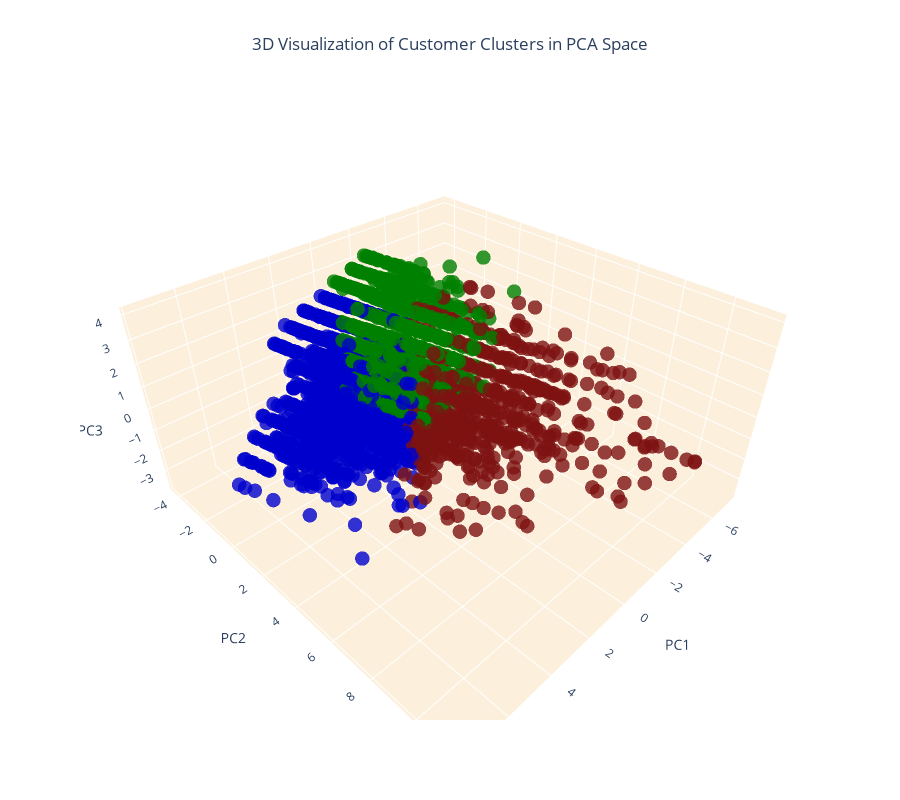

Notebook code for this chart:
### Code cell
# Create a 3D scatter plot:
import plotly.graph_objects as go
fig = go.Figure(data=[go.Scatter3d( x=pca_data['PC1'], 
                                    y=pca_data['PC2'], 
                                    z=pca_data['PC3'], mode='markers', 
                                    marker=dict(size=5, color=pca_data['Cluster_Label'], 
                                                colorscale=cluster_color, 
                                                opacity=0.8 ) )])

# Set the title and layout details
fig.update_layout(
    title=dict(text='3D Visualization of Customer Clusters in PCA Space', x=0.5),
    scene=dict(
        xaxis=dict(backgroundcolor="#fcf0dc", gridcolor='white', title='PC1'),
        yaxis=dict(backgroundcolor="#fcf0dc", gridcolor='white', title='PC2'),
        zaxis=dict(backgroundcolor="#fcf0dc", gridcolor='white', title='PC3'),
    ),
    width=900,
    height=800
)

# Show the plot
fig.show()

### Figure 1 — Plotly figure (JSON) as saved in the notebook; plotly's stock layout.template omitted (floating-point values rounded to 4 significant figures; data arrays with more than 128 entries replaced by an {"elided": "..."} marker saying what was removed)
{"data": [{"marker": {"color": {"elided": "4143 int values"}, "colorscale": [[0, "#0000CD"], [0.5, "#008000"], [1, "#7d1211"]], "opacity": 0.8, "size": 5}, "mode": "markers", "type": "scatter3d", "x": {"elided": "4143 float values"}, "y": {"elided": "4143 float values"}, "z": {"elided": "4143 float values"}}], "layout": {"height": 800, "scene": {"xaxis": {"backgroundcolor": "#fcf0dc", "gridcolor": "white", "title": {"text": "PC1"}}, "yaxis": {"backgroundcolor": "#fcf0dc", "gridcolor": "white", "title": {"text": "PC2"}}, "zaxis": {"backgroundcolor": "#fcf0dc", "gridcolor": "white", "title": {"text": "PC3"}}}, "title": {"text": "3D Visualization of Customer Clusters in PCA Space", "x": 0.5}, "width": 900}}
